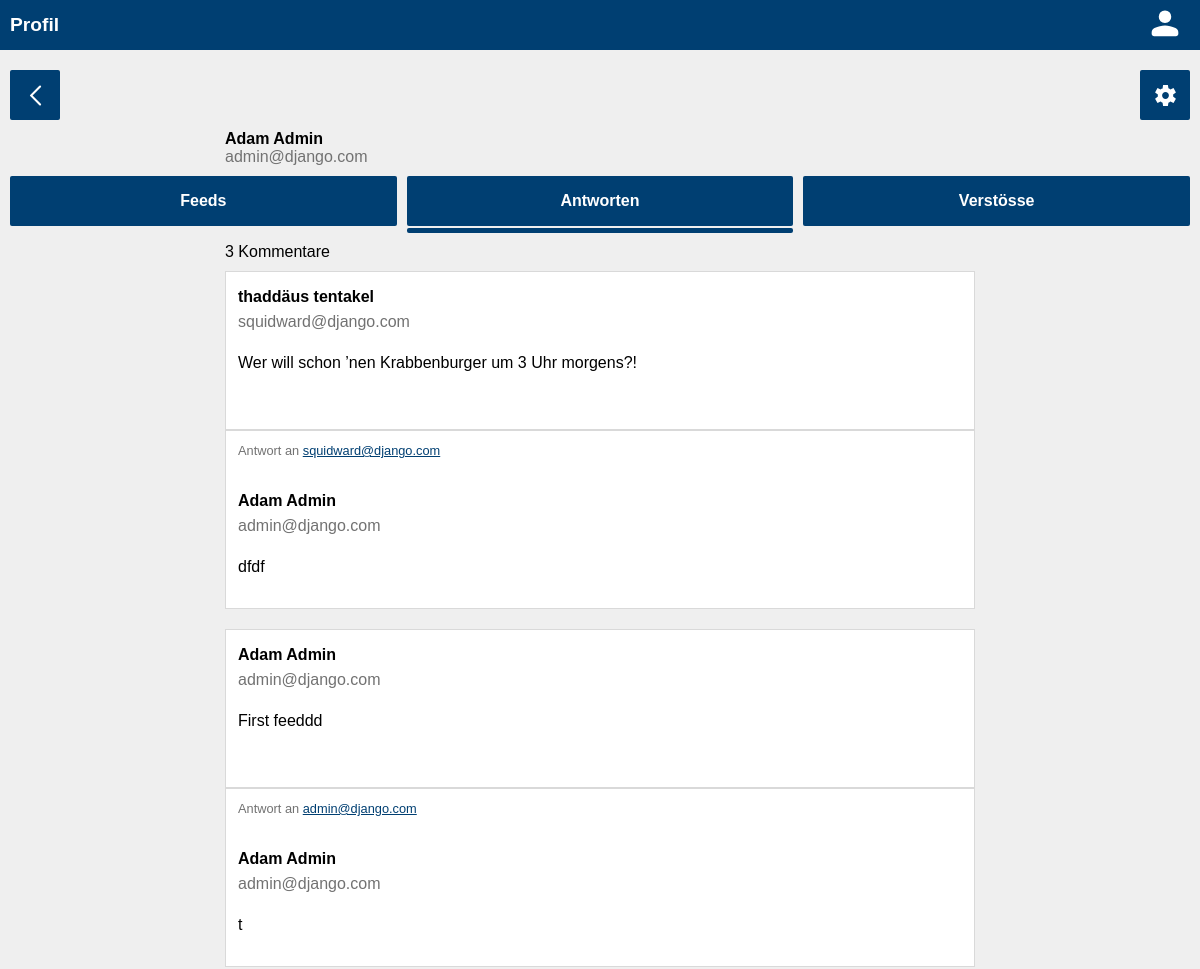
The page /users/1/commentaries (signed in, upper part) on the database as committed earlier.
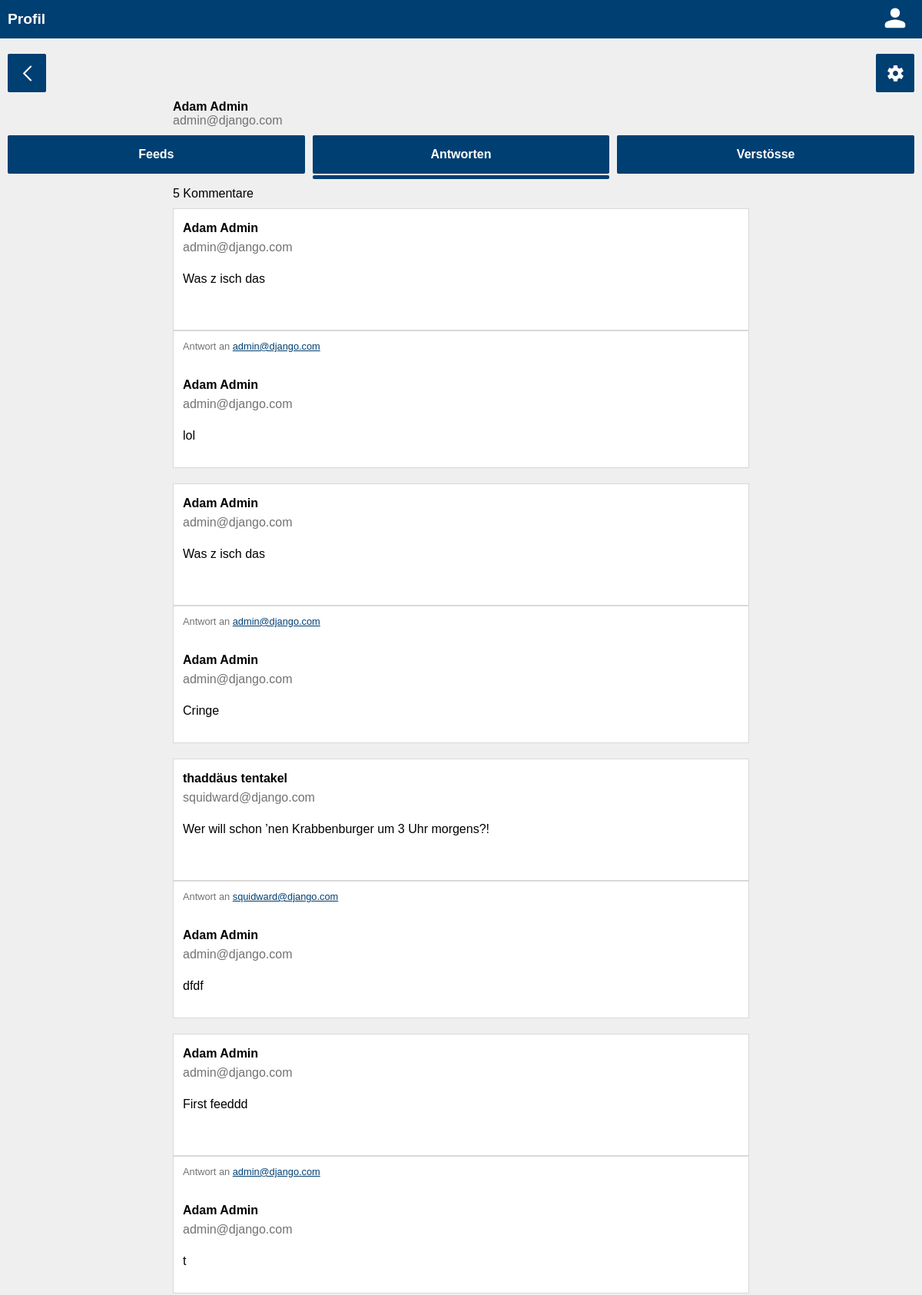
The same page on the database as committed later.
### authentication/models.py (models this page shows)
class User(AbstractUser):
    first_name = models.CharField(max_length=100, verbose_name=_("Vorname"))
    last_name = models.CharField(max_length=100, verbose_name=_("Nachname"))
    username = models.EmailField(unique=True, verbose_name="Benutzername")
    email = models.EmailField(unique=True, verbose_name="E-Mail Adresse")
    USERNAME_FIELD = "email"
    REQUIRED_FIELDS = ["username"]
    birthdate = models.DateField(null=True, verbose_name=_("Geburtsdatum"))
    verified = models.BooleanField(null=True)

### commentary/models.py (models this page shows, shortened)
class Commentary(models.Model):
    text = models.TextField(max_length=200, verbose_name=_("Inhalt"))
    feed = models.ForeignKey(Feed, on_delete=models.CASCADE, related_name="commentaries")
    published_date = models.DateTimeField(auto_now_add=True, verbose_name=_("Veröffentlicht"))
    author = models.ForeignKey(User, on_delete=models.CASCADE, related_name="commentaries")
    class Meta:
        ordering = ["-published_date", "-id"]

### feeds/models.py (models this page shows, shortened)
class Feed(models.Model):
    text = models.TextField(max_length=200)
    published_date = models.DateTimeField(auto_now_add=True, verbose_name=_("Veröffentlicht"))
    author = models.ForeignKey(
        User,
        on_delete=models.CASCADE,
        related_name="feeds",
    )
    class Meta:
        ordering = ["-published_date", "-id"]

### authentication/views.py (the view)
class UserCommentariesView(generic.DetailView):
    model = User
    template_name = "authentication/user_commentaries.html"

### authentication/templates/authentication/user_commentaries.html (shortened to what the changed rows need)
{% load static %}
{% load i18n %}
<!DOCTYPE html>
<html lang="en">
<head>
    <link rel="stylesheet" href="{% static 'global.css' %}">
    <link rel="stylesheet" href="{% static 'header.css' %}">
    <link rel="stylesheet" href="{% static 'users.css' %}">
    <link rel="stylesheet" href="{% static 'style.css' %}">
    <link rel="stylesheet" href="{% static 'feeds.css' %}">
</head>
<body>
<header>
    <div class="grid-header">
        <h1 class="title">{% translate "Profil" %}</h1>
    </div>
</header>
<main>
    {% if request.user.id == user.id or perms.authentication.view_user %}
        <div class="grid-buttons grid-buttons-user">
            <a href="{% url 'feeds' %}" class="crud-button back">
                <img src="{% static 'svgs/back.svg' %}" height="25px"/>
            </a>
            {% if request.user.id == user.id or perms.authentication.change_user %}
                <a href="{% url 'user_update' user.id %}" class="crud-button update">
                    <img src="{% static 'svgs/settings.svg' %}" height="25px"/>
                </a>
            {% endif %}
        </div>
        <div>
            <div class="user">
                <div class="fulname-container">
                    {% if user.first_name != "" and user.last_name %}
                        <p class="fulname">{{ user.first_name }} {{ user.last_name }}</p>
                    {% else %}
                        <p class="fulname">{% translate "Unbekannt" %}</p>
                    {% endif %}
                </div>
                <p class="email">{{ user.email }}</p>
            </div>
        </div>
        <div class="grid-tab-commentaries feeds">
            <a href="{% url 'user' user.id %}" class="tab">
                {% translate "Feeds" %}
            </a>
            <a class="tab replies">
                {% translate "Antworten" %}
            </a>
            <a href="{% url 'user_warns' user.id %}" class="tab warns">
                {% translate "Verstösse" %}
            </a>
            <div class="current">
            </div>
        </div>
        <div class="count">
            {% if user.commentaries.count > 1 or user.commentaries.count < 1 %}
                <p>{{ user.commentaries.count }} {% translate "Kommentare" %}</p>
            {% else %}
                <p>{{ user.commentaries.count }} {% translate "Kommentar" %}</p>
            {% endif %}
        </div>
        <div class="grid-commentaries">
            {% for commentary in user.commentaries.all %}
                <a href="{% url 'feed' commentary.feed.id %}">
                    <div class="card feed">
                        <div class="author">
                            <div class="fulname-container">
                                {% if commentary.feed.author.first_name != "" and commentary.feed.author.last_name != "" %}
                                    <p class="fulname">{{ commentary.feed.author.first_name }} {{ commentary.feed.author.last_name }}</p>
                                {% else %}
                                    <p class="fulname">{% translate "Unbekannt" %}</p>
                                {% endif %}
                            </div>
                            <p class="email">{{ commentary.feed.author.email }}</p>
                        </div>
                        <div class="text">
                            <p>{{ commentary.feed.text }}</p>
                        </div>
                    </div>
                    <div class="card commentary">
                        <div class="answer">
                            <p>Antwort an <span class="answer-email">{{ commentary.feed.author.email }}</span></p>
                        </div>
                        <div class="author">
                            <div class="fulname-container">
                                {% if commentary.author.first_name != "" and commentary.author.last_name != "" %}
                                    <p class="fulname">{{ commentary.author.first_name }} {{ commentary.author.last_name }}</p>
                                {% else %}
                                    <p class="fulname">{% translate "Unbekannt" %}</p>
                                {% endif %}
                            </div>
                            <p class="email">{{ commentary.author.email }}</p>
                        </div>
                        <div class="text">
                            <p>{{ commentary.text }}</p>
                        </div>
                    </div>
                </a>
            {% endfor %}
        </div>
    {% else %}
        <div class="no-perm">
            <p>{% translate "Zugriff verweigert" %}</p>
        </div>
    {% endif %}
</main>

Rows that differ between the two databases and show on the page:
changed User "Adam": commentaries.count "3" → "5"
added Commentary: feed.author.first_name "Adam", feed.author.last_name "Admin", feed.author.email "admin@django.com", feed.text "Was z isch das", author.first_name "Adam", author.last_name "Admin", author.email "admin@django.com", text "lol"
added Commentary: feed.author.first_name "Adam", feed.author.last_name "Admin", feed.author.email "admin@django.com", feed.text "Was z isch das", author.first_name "Adam", author.last_name "Admin", author.email "admin@django.com", text "Cringe"
